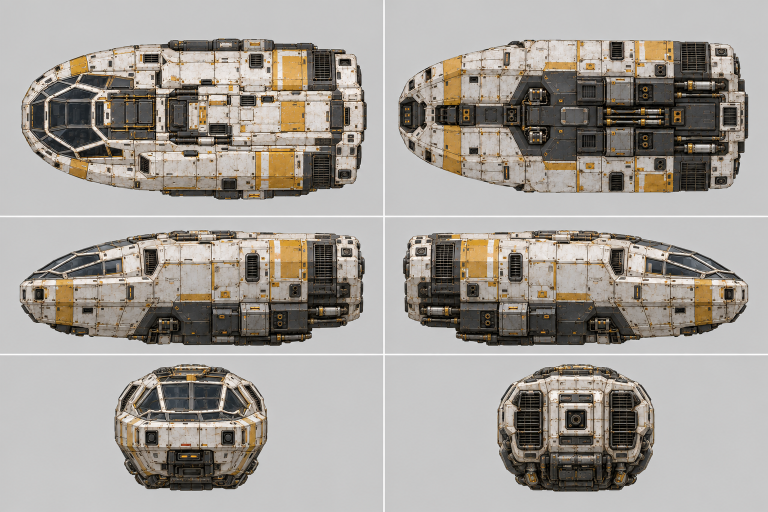
#> input picture ArtDirection/Modules/kestrel-hull-orthographic-turnaround-v1.png, 1536 x 1024 px (shown at 1/2 size)
$ python split_kestrel_ortho_sheet.py
#> lines starting #> are read from the running program, lines starting #| are printed output that depends on the picture
"""Split the six orthographic views into stable, individual source images."""
from pathlib import Path
from PIL import Image

PROJECT = Path(__file__).resolve().parents[2]
SOURCE = PROJECT / "ArtDirection/Modules/kestrel-hull-orthographic-turnaround-v1.png"
OUT = PROJECT / "ArtDirection/Modules/kestrel-hull-ortho-v1"

# Divider pixels are deliberately excluded. Cell edges were measured from the
# generated 1536x1024 sheet; views are row-major in pairs, not a 3x2 grid.
PANELS = {
    "top": (0, 0, 766, 431),
    "bottom": (770, 0, 1536, 431),
    "port": (0, 435, 766, 707),
    "starboard": (770, 435, 1536, 707),
    "nose": (0, 712, 766, 1024),
    "aft": (770, 712, 1536, 1024),
}

if not SOURCE.is_file():
    raise SystemExit(f"Missing source turnaround: {SOURCE}")
OUT.mkdir(parents=True, exist_ok=True)
sheet = Image.open(SOURCE).convert("RGB")
#> sheet is the input picture: PIL image 1536x1024 RGB; mean R, G, B 163.5, 158.3, 152
if sheet.size != (1536, 1024):
    raise SystemExit(f"Expected 1536x1024 turnaround, got {sheet.size}")
for name, bounds in PANELS.items():
    target = OUT / f"{name}.png"
    sheet.crop(bounds).save(target, optimize=True)
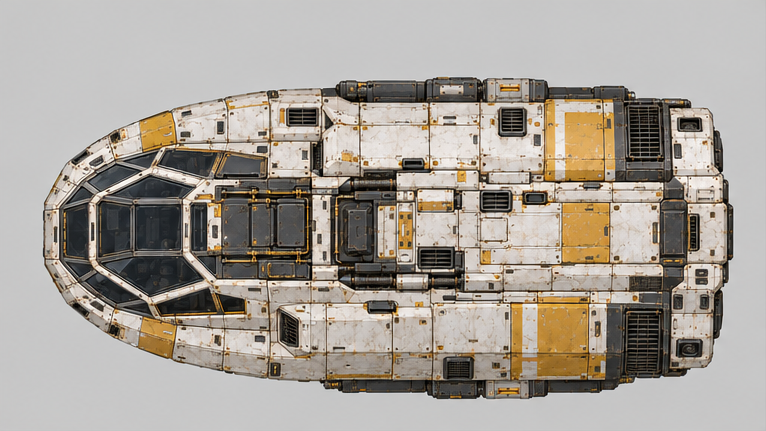
#> saved as top.png: PIL image 766x431 RGB; mean R, G, B 167.6, 160.8, 152.4
    print(f"{name}: {target} {Image.open(target).size}")
